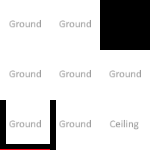

A level layout from a 2D game, rendered from its tile map. Below: a short description, then the map file with its tile-grid data intact:
An orthogonal 3x3 tile map with 50x50 px tiles, 4 tile layers (Ground, Ceiling, Walls, Inner Walls), 2 tilesets and 3 objects.

<map version="1.4" tiledversion="1.4.3" orientation="orthogonal" renderorder="left-up" compressionlevel="0" width="3" height="3" tilewidth="50" tileheight="50" infinite="0" nextlayerid="31" nextobjectid="68">
 <properties>
  <property name="NoAgents" type="bool" value="false" />
  <property name="NoSpawning" type="bool" value="false" />
  <property name="Offset" value="10,0,0" />
 </properties>
 <tileset firstgid="1" source="../../_Tiled/Master.tsx" />
 <tileset firstgid="32" source="../../_Tiled/Deco.tsx" />
 <group id="5" name="Floor 0">
  <properties>
   <property name="Height" type="float" value="2.5" />
  </properties>
  <layer id="1" name="Ground" width="3" height="3">
   <properties>
    <property name="Materials" value="[ground]" />
    <property name="Walkable" type="bool" value="true" />
   </properties>
   <data encoding="csv">
4,4,0,
4,4,4,
4,4,4
</data>
  </layer>
  <objectgroup id="30" name="Ground" visible="0">
   <properties>
    <property name="DontPropagate-Virtual" type="bool" value="true" />
    <property name="Virtual" type="bool" value="true" />
   </properties>
   <object id="66" gid="4" x="100" y="50" width="50" height="50" />
  </objectgroup>
  <layer id="28" name="Ceiling" width="3" height="3">
   <properties>
    <property name="AtCeiling" type="bool" value="true" />
    <property name="Materials" value="[ceiling]" />
   </properties>
   <data encoding="csv">
0,0,0,
0,0,0,
0,0,3
</data>
  </layer>
  <layer id="3" name="Walls" width="3" height="3">
   <properties>
    <property name="ConnectToCeiling" type="bool" value="true" />
    <property name="Materials" value="[walls]" />
   </properties>
   <data encoding="csv">
0,0,0,
0,0,0,
6,0,0
</data>
  </layer>
  <layer id="29" name="Inner Walls" width="3" height="3">
   <properties>
    <property name="Anchor" value="-1,0" />
    <property name="ConnectToCeiling" type="bool" value="true" />
    <property name="Materials" value="[walls]" />
   </properties>
   <data encoding="csv">
0,0,0,
0,0,0,
0,2684354565,0
</data>
  </layer>
  <objectgroup id="4" name="Transitions">
   <object id="65" gid="8" x="50" y="150" width="50" height="50" rotation="-90">
    <properties>
     <property name="MazeTransitions" type="int" value="2" />
     <property name="TargetZone" value="[exit]" />
    </properties>
   </object>
   <object id="67" gid="30" x="100" y="50" width="50" height="50" />
  </objectgroup>
  <objectgroup id="27" name="Objects" />
 </group>
</map>
